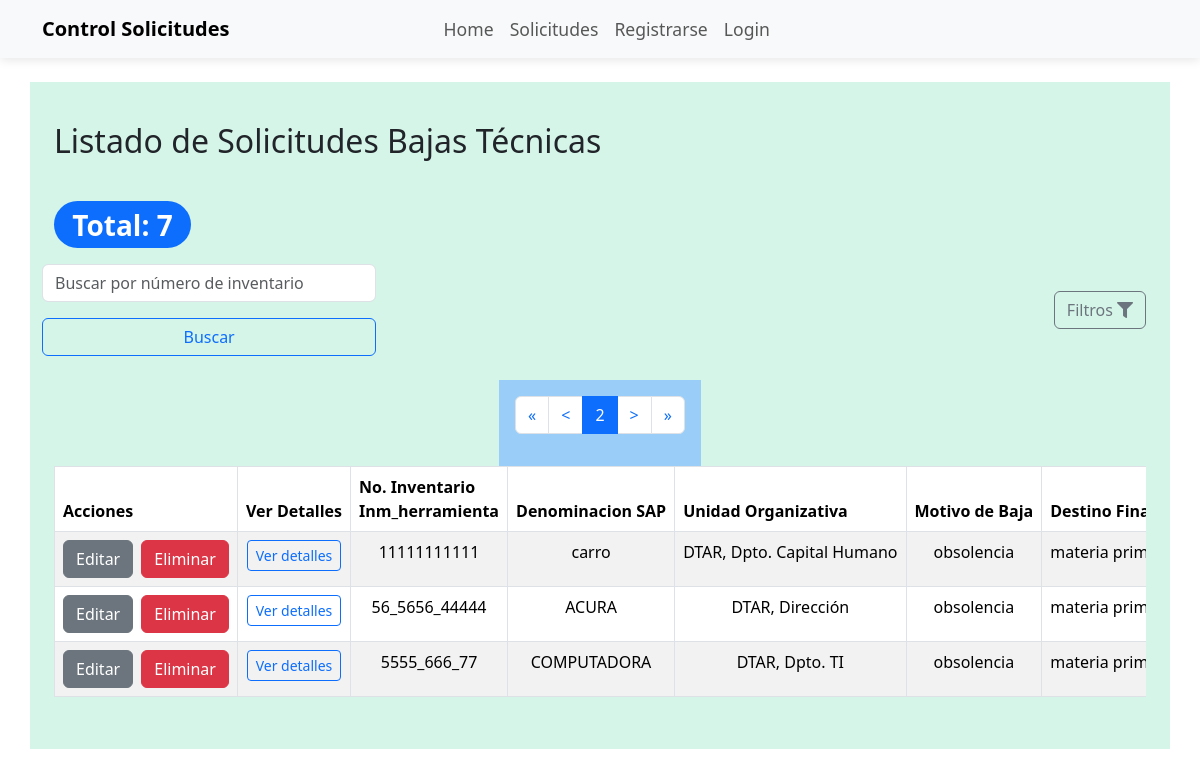
The app's page /bajas/?page=2 with its own data.
### bajas/models.py (models this page shows, shortened)
class Bajas(models.Model):
    no_inv = models.CharField( max_length=50,blank=True)
    inm_herramienta = models.CharField( max_length=50,blank=True)
    denominacion_SAP = models.CharField(max_length=100)
    unidad_org = models.TextField()
    foto = models.ImageField(upload_to='uploaded/', blank=True, null=True)
    observaciones = models.TextField(blank=True)
    estado = models.CharField(max_length=100)#no procede o procede o en_espera
    motivo_baja = models.CharField(max_length=100)#obsolencia o deterioro
    destino_final = models.TextField()
    años_explotacion = models.IntegerField()
    valor_residual = models.DecimalField(max_digits=12, decimal_places=2)
    detalle = models.TextField(default='DETERIORADO ÚTIL')
    date = models.DateTimeField(auto_now_add=True)
    fecha_solicitud = models.DateField(default=timezone.now)
    archivo_anexo_a = models.FileField(upload_to='anexos/', blank=True, null=True)
    archivo_anexo_a1 = models.FileField(upload_to='anexos/', blank=True, null=True)
    anexo_a2 = models.TextField(blank=True)
    anexo_a3 = models.TextField(blank=True)
    archivo_mov_aft = models.FileField(upload_to='anexos/', blank=True, null=True)

### bajas/views.py (the view)
# urls.py: path('', views.bajas_list,name="list"),
def bajas_list(request):
    bajass = Bajas.objects.all()
    noinv_herramienta = request.GET.get('noinv')
    fecha_inicio = request.GET.get('fecha_inicio')
    fecha_fin = request.GET.get('fecha_fin')
    estado = request.GET.get('estado')
    motivo_baja = request.GET.get('motivo_baja')
    destino_final = request.GET.get('destino_final')
    fecha_inicio_solic = request.GET.get('fecha_inicio_solic')
    fecha_fin_solic = request.GET.get('fecha_fin_solic')
    unidad_org = request.GET.get('unidad_org')
    anexo_a = request.GET.get('anexo_a')
    anexo_a1 = request.GET.get('anexo_a1')
    anexo_a2 = request.GET.get('anexo_a2')
    anexo_a3 = request.GET.get('anexo_a3')
    if noinv_herramienta:
        bajass = bajass.filter( models.Q(no_inv=noinv_herramienta) | models.Q(inm_herramienta=noinv_herramienta))
    if fecha_inicio:
        bajass = bajass.filter(date__gte=datetime.strptime(fecha_inicio, '%Y-%m-%d'))
    if fecha_fin:
        bajass = bajass.filter(date__lte=datetime.strptime(fecha_fin, '%Y-%m-%d'))
    if fecha_inicio_solic:
        try:
            bajass = bajass.filter(fecha_solicitud__gte=datetime.strptime(fecha_inicio_solic, '%Y-%m-%d'))
        except ValueError:
            pass  # Si la fecha no es válida, no aplicar el filtro
    if fecha_fin_solic:
        try:
            bajass = bajass.filter(fecha_solicitud__lte=datetime.strptime(fecha_fin_solic, '%Y-%m-%d'))
        except ValueError:
            pass  # Si la fecha no es válida, no aplicar el filtro
    if estado:
        bajass = bajass.filter(estado=estado)
    if unidad_org:
        bajass = bajass.filter(unidad_org=unidad_org)
    if motivo_baja:
        bajass = bajass.filter(motivo_baja=motivo_baja)
    if destino_final:
        bajass = bajass.filter(destino_final=destino_final)
    if anexo_a:
        if anexo_a == 'si':
            bajass = bajass.filter(Q(archivo_anexo_a__isnull=False) & ~Q(archivo_anexo_a=''))
        elif anexo_a == 'no':
            bajass = bajass.filter(Q(archivo_anexo_a__isnull=True) | Q(archivo_anexo_a=''))
    if anexo_a1:
        if anexo_a1 == 'si':
            bajass = bajass.filter(Q(archivo_anexo_a1__isnull=False) & ~Q(archivo_anexo_a1=''))
        elif anexo_a1 == 'no':
            bajass = bajass.filter(Q(archivo_anexo_a1__isnull=True) | Q(archivo_anexo_a1=''))
    if anexo_a2:  # Si anexo_a2 tiene un valor
        bajass = bajass.filter(anexo_a2=anexo_a2)
    if anexo_a3:
        bajass = bajass.filter(anexo_a3=anexo_a3)
    paginator = Paginator(bajass, 3)
    page_number = request.GET.get('page')
    bajas = paginator.get_page(page_number)
    return render(request,'bajas/bajas_list.html',{'bajas':bajas})

### bajas/templates/bajas/bajas_list.html (shortened to what this page needs)
{% extends "layout.html" %}
{% load static %}
{% block content %}
<div class="container mt-4">
    <div class="row mb-4">
        <div class="col-md-12">
            <h2 class="mb-3">Listado de Solicitudes Bajas Técnicas</h2><br>
            <span class="mb-3 badge rounded-pill text-bg-primary fs-3">Total: {{ bajas.paginator.count }}</span>
            <div class="d-flex justify-content-between align-items-center">
                <div class="input-group w-50">
                    <form class="row gy-3" method="get" action="{% url "bajas:list" %}">
                        <input type="text" class="form-control" name="noinv" autocomplete="off" placeholder="Buscar por número de inventario" aria-label="Buscar" aria-describedby="search-addon">
                        <button class="btn btn-outline-primary" type="submit" id="search-addon">Buscar</button>
                    </form>
                </div>
                <button class="btn btn-outline-secondary" type="button" data-bs-toggle="collapse" data-bs-target="#filters" aria-expanded="false" aria-controls="filters">
                    Filtros <i class="fas fa-filter"></i>
                </button>
            </div>
        </div>
    </div>
     <div class="d-flex justify-content-center">
        <nav>
          <ul class="pagination">
            {% if bajas.has_previous %}
            <li class="page-item">
                <a class="page-link" href="?page=1" aria-label="Primera">
                <span aria-hidden="true">&laquo;</span>
              </a>
            </li>
            <li class="page-item">
                <a class="page-link" href="?page={{ bajas.previous_page_number }}" aria-label="Anterior">
                <span aria-hidden="true">&lt;</span>
              </a>
            </li>
            {% endif %}
            <li class="page-item active">
              <span class="page-link">{{ bajas.number }}</span>
            </li>
            {% if bajas.has_next %}
            <li class="page-item">
                <a class="page-link" href="?page={{ bajas.next_page_number }}" aria-label="Siguiente">
                <span aria-hidden="true">&gt;</span>
              </a>
            </li>
            <li class="page-item">
              <a class="page-link" href="?page={{ bajas.paginator.num_pages }}" aria-label="Última">
                <span aria-hidden="true">&raquo;</span>
              </a>
            </li>
            {% endif %}
          </ul>
        </nav>
    </div>
    {% if bajas %}
    <div class="table-responsive">
        <table class="table table-striped table-bordered">
            <thead class="thead-dark">
                <tr>
                    <th>Acciones</th>
                    <th>Ver Detalles</th>
                    <th>No. Inventario <br> Inm_herramienta</th>
                    <th>Denominacion SAP</th>
                    <th>Unidad Organizativa</th>
                    <th>Motivo de Baja</th>
                    <th>Destino Final</th>
                </tr>
            </thead>
            <tbody>
                {% for baja in bajas %}
                <tr>
                    <td>
                        <div class="d-flex justify-content-start">
                            <a href="{% url 'bajas:editar_baja' baja.id %}" class="btn btn-secondary me-2">Editar</a>
                            <form action="{% url 'bajas:eliminar_baja' baja.id %}" method="post" class="mb-0">
                                <button type="submit" class="btn btn-danger">Eliminar</button>
                            </form>
                        </div>
                    </td>
                    <td><a href="{% url 'bajas:baja-page' id=baja.id %}" class="btn btn-outline-primary btn-sm">Ver detalles</a></td>
                    <td>{{ baja.no_inv|default:baja.inm_herramienta }}</td>
                    <td>{{ baja.denominacion_SAP }}</td>
                    <td>{{ baja.unidad_org }}</td>
                    <td>{{ baja.motivo_baja }}</td>
                    <td>{{ baja.destino_final }}</td>
                </tr>
                {% endfor %}
            </tbody>
        </table>
    </div>
    {% else %}
    <div class="col-md-12">
        <div class="alert alert-warning text-center fs-4" role="alert">
            No se encontraron solicitudes.
        </div>
    </div>
{% endif %}
</div>
{% endblock %}

### static/css/style.css (style rules this page uses)
* { margin: 0; padding: 0; box-sizing: border-box; }
body { min-height: 100vh; background-color: aliceblue; color: whitesmoke; font-size: 3rem; }
nav { padding: 1rem; background-color: #9acdf7; color: white; font-size: 2.5rem; }
h1, h2 { font-size: 2.5rem; color: black; }
a { text-decoration: none; color: #81dbb8; }
body { font-family: Arial, sans-serif; background-color: #e9ecef; }
.table thead th { white-space: nowrap; }
.table tbody td { white-space: nowrap; text-align: center; }
.table-responsive { overflow-x: auto; margin-bottom: 20px; }

### records on screen
Bajas: no_inv "11111111111", denominacion_SAP "carro", unidad_org "DTAR, Dpto. Capital Humano", motivo_baja "obsolencia", destino_final "materia…"
Bajas: no_inv "56_5656_44444", denominacion_SAP "ACURA", unidad_org "DTAR, Dirección", motivo_baja "obsolencia", destino_final "materia…"
Bajas: no_inv "5555_666_77", denominacion_SAP "COMPUTADORA", unidad_org "DTAR, Dpto. TI", motivo_baja "obsolencia", destino_final "materia…"

### other values on screen
{{ bajas.paginator.count }} "7"
{{ bajas.number }} "2"
